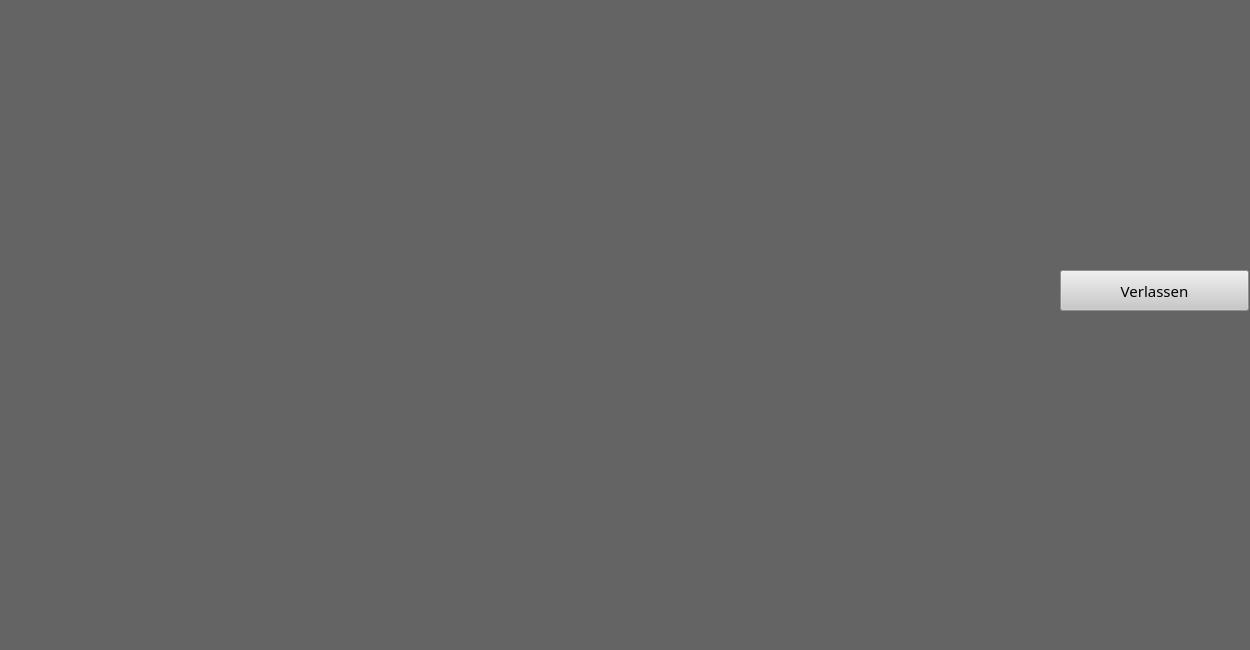
<?xml version="1.0" encoding="UTF-8"?>
<ui version="4.0">
 <class>SkatGameWindow</class>
 <widget class="QWidget" name="SkatGameWindow">
  <property name="geometry">
   <rect>
    <x>0</x>
    <y>0</y>
    <width>1250</width>
    <height>650</height>
   </rect>
  </property>
  <property name="minimumSize">
   <size>
    <width>1250</width>
    <height>650</height>
   </size>
  </property>
  <property name="maximumSize">
   <size>
    <width>1250</width>
    <height>650</height>
   </size>
  </property>
  <property name="font">
   <font>
    <family>Assyrian</family>
   </font>
  </property>
  <property name="windowTitle">
   <string>-- Scaten v1.0 -- Playing</string>
  </property>
  <property name="windowIcon">
   <iconset resource="../pics.qrc">
    <normaloff>:/cardPics/kreuzbube</normaloff>:/cardPics/kreuzbube</iconset>
  </property>
  <property name="styleSheet">
   <string notr="true">background-color: rgb(100,100,100);</string>
  </property>
  <widget class="QGraphicsView" name="mycardsView">
   <property name="geometry">
    <rect>
     <x>0</x>
     <y>360</y>
     <width>1250</width>
     <height>250</height>
    </rect>
   </property>
   <property name="sizePolicy">
    <sizepolicy hsizetype="Fixed" vsizetype="Fixed">
     <horstretch>0</horstretch>
     <verstretch>0</verstretch>
    </sizepolicy>
   </property>
   <property name="cursor" stdset="0">
    <cursorShape>ArrowCursor</cursorShape>
   </property>
   <property name="mouseTracking">
    <bool>true</bool>
   </property>
   <property name="frameShape">
    <enum>QFrame::NoFrame</enum>
   </property>
   <property name="frameShadow">
    <enum>QFrame::Plain</enum>
   </property>
   <property name="lineWidth">
    <number>0</number>
   </property>
   <property name="dragMode">
    <enum>QGraphicsView::NoDrag</enum>
   </property>
  </widget>
  <widget class="QGraphicsView" name="skatView">
   <property name="geometry">
    <rect>
     <x>-1</x>
     <y>0</y>
     <width>1250</width>
     <height>250</height>
    </rect>
   </property>
   <property name="frameShape">
    <enum>QFrame::NoFrame</enum>
   </property>
  </widget>
  <widget class="QPushButton" name="exitButton">
   <property name="geometry">
    <rect>
     <x>1060</x>
     <y>270</y>
     <width>189</width>
     <height>41</height>
    </rect>
   </property>
   <property name="font">
    <font>
     <family>Assyrian</family>
     <pointsize>11</pointsize>
    </font>
   </property>
   <property name="styleSheet">
    <string notr="true">background-color: rgb(200, 200, 200);</string>
   </property>
   <property name="text">
    <string>Verlassen</string>
   </property>
  </widget>
 </widget>
 <resources>
  <include location="../pics.qrc"/>
 </resources>
 <connections>
  <connection>
   <sender>exitButton</sender>
   <signal>clicked()</signal>
   <receiver>SkatGameWindow</receiver>
   <slot>exitGame()</slot>
   <hints>
    <hint type="sourcelabel">
     <x>95</x>
     <y>86</y>
    </hint>
    <hint type="destinationlabel">
     <x>102</x>
     <y>89</y>
    </hint>
   </hints>
  </connection>
 </connections>
 <slots>
  <slot>exitloop()</slot>
  <slot>exitGame()</slot>
 </slots>
</ui>
